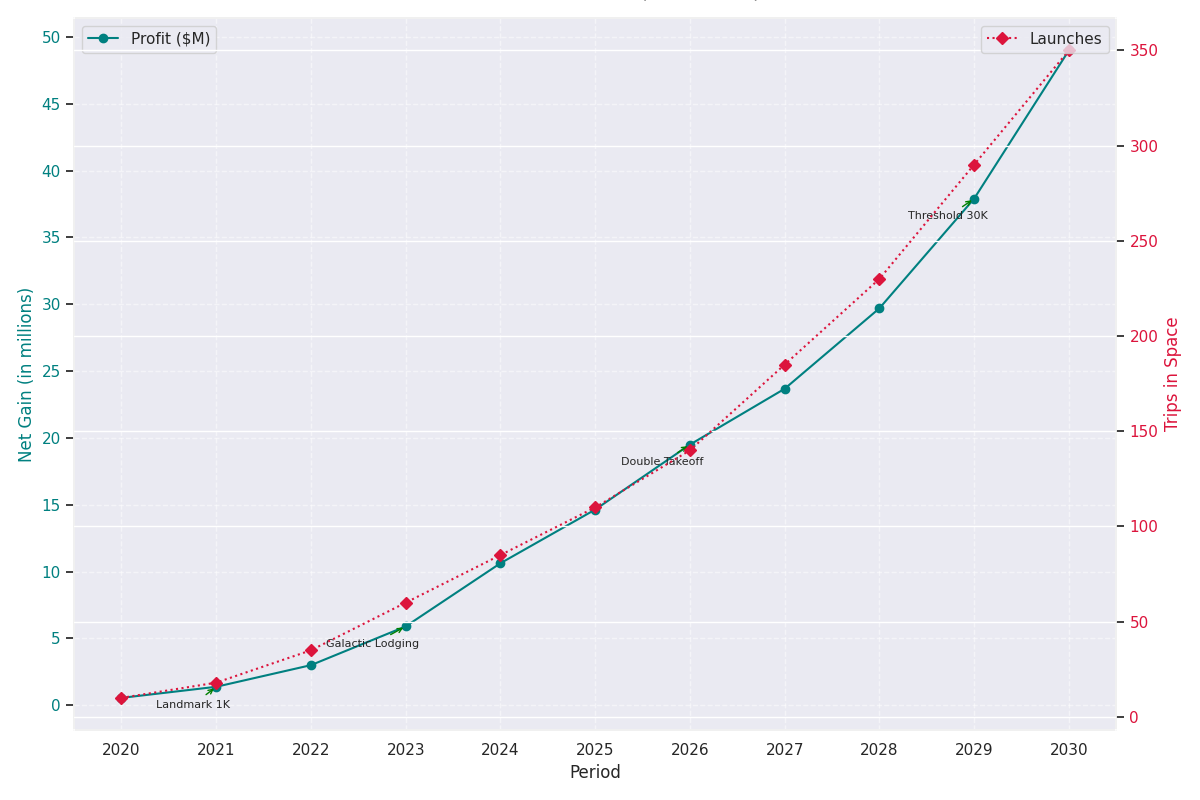

Reproduce this figure in Python.
import matplotlib.pyplot as plt
import numpy as np

years = np.arange(2020, 2031)
space_tourists = np.array([0.5, 1.2, 2.5, 5.0, 8.5, 12.0, 15.0, 18.5, 22.0, 28.5, 35.0])
revenue_per_tourist = 1.0
space_revenue = space_tourists * revenue_per_tourist * (1.0 + np.array([0.1, 0.15, 0.2, 0.18, 0.25, 0.22, 0.3, 0.28, 0.35, 0.33, 0.4]))
space_flights = np.array([10, 18, 35, 60, 85, 110, 140, 185, 230, 290, 350])

fig, ax1 = plt.subplots(figsize=(12, 8))

marker_types = ['o', 's', 'D', '<']
line_styles = ['-', '--', '-.', ':']
ax1.plot(years, space_revenue, marker=marker_types[0], linestyle=line_styles[0], color='teal', label='Profit ($M)')

ax2 = ax1.twinx()
ax2.plot(years, space_flights, marker=marker_types[2], linestyle=line_styles[3], color='crimson', label='Launches')

ax1.set_xlabel("Period", fontsize=12)
ax1.set_ylabel("Net Gain (in millions)", fontsize=12, color='teal')
ax1.tick_params(axis='y', labelcolor='teal')
ax2.set_ylabel("Trips in Space", fontsize=12, color='crimson')
ax2.tick_params(axis='y', labelcolor='crimson')
ax1.set_xticks(years)
ax1.set_yticks(np.arange(0, max(space_revenue) + 5, 5))
ax2.set_yticks(np.arange(0, max(space_flights) + 50, 50))

milestones = {2021: "Landmark 1K", 2023: "Galactic Lodging", 2026: "Double Takeoff", 2029: "Threshold 30K"}
for year, label in milestones.items():
    idx = np.where(years == year)[0]
    if idx.size > 0:
        ax1.annotate(label, (years[idx[0]], space_revenue[idx[0]]), textcoords="offset points", xytext=(10, -15), ha='right', fontsize=8, arrowprops=dict(arrowstyle='->', color='green'))

ax1.grid(True, linestyle='--', alpha=0.5)

for spine in ax1.spines.values():
    spine.set_edgecolor('grey')

fig.tight_layout()
ax1.legend(loc='upper left')
ax2.legend(loc='upper right')
plt.title("Revenue & Launches (2020-2030)", fontsize=14, fontweight='medium', pad=15)
plt.show()
